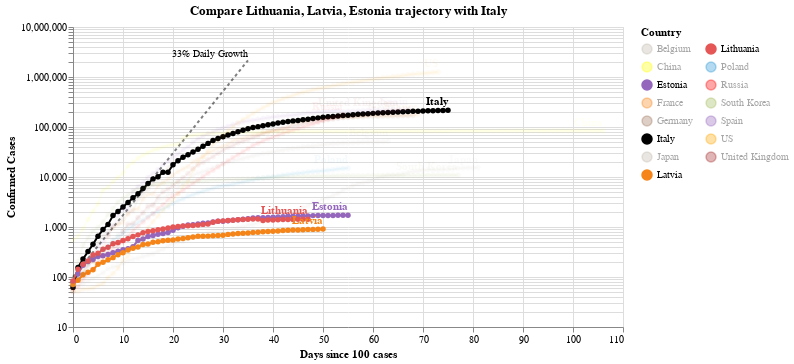

Notebook cell for this chart:
### Code cell
#hide_input
chart3 = make_since_chart(dff2, ['Lithuania', 'Latvia', 'Estonia'], baseline_countries)
chart3

### Figure 1 — Vega-Lite specification as saved in the notebook (floating-point values rounded to 4 significant figures; data arrays with more than 128 entries replaced by an {"elided": "..."} marker saying what was removed)
{"config": {"view": {"continuousWidth": 400, "continuousHeight": 300}}, "layer": [{"mark": {"type": "line", "color": "black", "opacity": 0.5, "strokeDash": [3, 3]}, "encoding": {"x": {"type": "quantitative", "field": "Days since 100 cases"}, "y": {"type": "quantitative", "field": "Confirmed Cases"}}}, {"mark": {"type": "text", "align": "right", "dy": -6, "fontSize": 10, "text": "33% Daily Growth"}, "encoding": {"x": {"type": "quantitative", "field": "Days since 100 cases"}, "y": {"type": "quantitative", "field": "Confirmed Cases"}}, "transform": [{"filter": "(datum['Days since 100 cases'] >= 35)"}]}, {"data": {"name": "data-a58c63f9ff5823d68f13178570572ab0"}, "mark": {"type": "line", "point": true}, "encoding": {"color": {"type": "nominal", "field": "Country", "legend": {"columns": 2}, "scale": {"domain": ["Belgium", "China", "Estonia", "France", "Germany", "Italy", "Japan", "Latvia", "Lithuania", "Poland", "Russia", "South Korea", "Spain", "US", "United Kingdom"], "range": ["#C1B7AD", "yellow", "#9467bd", "#F58518", "#9D755D", "black", "#C1B7AD", "#F58518", "#E45756", "#2495D3", "red", "#A1BA59", "#9467bd", "orange", "brown"]}}, "opacity": {"condition": {"value": 1, "selection": "selector002"}, "value": 0.05}, "tooltip": [{"type": "nominal", "field": "Country"}, {"type": "temporal", "field": "Date"}, {"type": "quantitative", "field": "Confirmed Cases"}, {"type": "quantitative", "field": "Days since 100 cases"}], "x": {"type": "quantitative", "field": "Days since 100 cases"}, "y": {"type": "quantitative", "field": "Confirmed Cases", "scale": {"type": "log"}}}, "selection": {"selector002": {"type": "multi", "fields": ["Country"], "bind": "legend", "init": [{"Country": "Lithuania"}, {"Country": "Latvia"}, {"Country": "Estonia"}, {"Country": "Italy"}]}}, "width": 550}, {"data": {"name": "data-a58c63f9ff5823d68f13178570572ab0"}, "mark": {"type": "text", "align": "right", "dy": -8, "fontWeight": "bold"}, "encoding": {"color": {"type": "nominal", "field": "Country", "legend": {"columns": 2}, "scale": {"domain": ["Belgium", "China", "Estonia", "France", "Germany", "Italy", "Japan", "Latvia", "Lithuania", "Poland", "Russia", "South Korea", "Spain", "US", "United Kingdom"], "range": ["#C1B7AD", "yellow", "#9467bd", "#F58518", "#9D755D", "black", "#C1B7AD", "#F58518", "#E45756", "#2495D3", "red", "#A1BA59", "#9467bd", "orange", "brown"]}}, "opacity": {"condition": {"value": 1, "selection": "selector002"}, "value": 0.05}, "text": {"type": "nominal", "field": "Country"}, "tooltip": [{"type": "nominal", "field": "Country"}, {"type": "temporal", "field": "Date"}, {"type": "quantitative", "field": "Confirmed Cases"}, {"type": "quantitative", "field": "Days since 100 cases"}], "x": {"type": "quantitative", "field": "Days since 100 cases"}, "y": {"type": "quantitative", "field": "Confirmed Cases", "scale": {"type": "log"}}}, "transform": [{"filter": "(datum['Date'] >= 1588809600000)"}], "width": 550}], "data": {"name": "data-c1a3bbf4dd040f2e7e8e7a69520e3c2a"}, "title": "Compare Lithuania, Latvia, Estonia trajectory with Italy", "$schema": "https://vega.github.io/schema/vega-lite/v4.0.2.json", "datasets": {"data-c1a3bbf4dd040f2e7e8e7a69520e3c2a": [{"Days since 100 cases": 0, "Confirmed Cases": 100.0}, {"Days since 100 cases": 1, "Confirmed Cases": 133.0}, {"Days since 100 cases": 2, "Confirmed Cases": 176.9}, {"Days since 100 cases": 3, "Confirmed Cases": 235.3}, {"Days since 100 cases": 4, "Confirmed Cases": 312.9}, {"Days since 100 cases": 5, "Confirmed Cases": 416.2}, {"Days since 100 cases": 6, "Confirmed Cases": 553.5}, {"Days since 100 cases": 7, "Confirmed Cases": 736.1}, {"Days since 100 cases": 8, "Confirmed Cases": 979.1}, {"Days since 100 cases": 9, "Confirmed Cases": 1302.0}, {"Days since 100 cases": 10, "Confirmed Cases": 1732.0}, {"Days since 100 cases": 11, "Confirmed Cases": 2303.0}, {"Days since 100 cases": 12, "Confirmed Cases": 3064.0}, {"Days since 100 cases": 13, "Confirmed Cases": 4074.0}, {"Days since 100 cases": 14, "Confirmed Cases": 5419.0}, {"Days since 100 cases": 15, "Confirmed Cases": 7207.0}, {"Days since 100 cases": 16, "Confirmed Cases": 9586.0}, {"Days since 100 cases": 17, "Confirmed Cases": 12750.0}, {"Days since 100 cases": 18, "Confirmed Cases": 16960.0}, {"Days since 100 cases": 19, "Confirmed Cases": 22550.0}, {"Days since 100 cases": 20, "Confirmed Cases": 29990.0}, {"Days since 100 cases": 21, "Confirmed Cases": 39890.0}, {"Days since 100 cases": 22, "Confirmed Cases": 53060.0}, {"Days since 100 cases": 23, "Confirmed Cases": 70560.0}, {"Days since 100 cases": 24, "Confirmed Cases": 93850.0}, {"Days since 100 cases": 25, "Confirmed Cases": 124800.0}, {"Days since 100 cases": 26, "Confirmed Cases": 166000.0}, {"Days since 100 cases": 27, "Confirmed Cases": 220800.0}, {"Days since 100 cases": 28, "Confirmed Cases": 293700.0}, {"Days since 100 cases": 29, "Confirmed Cases": 390600.0}, {"Days since 100 cases": 30, "Confirmed Cases": 519500.0}, {"Days since 100 cases": 31, "Confirmed Cases": 690900.0}, {"Days since 100 cases": 32, "Confirmed Cases": 918900.0}, {"Days since 100 cases": 33, "Confirmed Cases": 1222000.0}, {"Days since 100 cases": 34, "Confirmed Cases": 1625000.0}, {"Days since 100 cases": 35, "Confirmed Cases": 2162000.0}], "data-a58c63f9ff5823d68f13178570572ab0": {"elided": "1020 records"}}}
